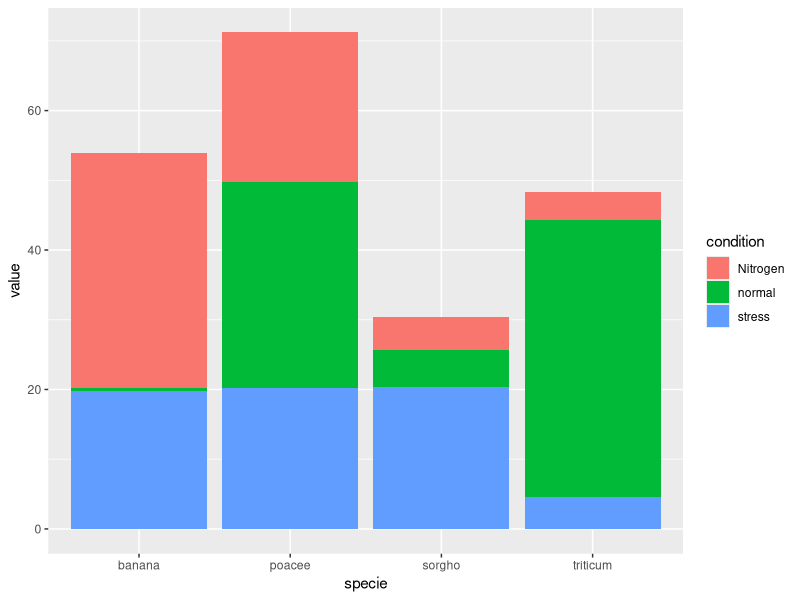

The R source for this figure:
# R Graph Gallery #48: stacked barchart
library(ggplot2)

specie <- c(rep("sorgho" , 3) , rep("poacee" , 3) , rep("banana" , 3) , rep("triticum" , 3) )
condition <- rep(c("normal" , "stress" , "Nitrogen") , 4)
value <- abs(rnorm(12 , 0 , 15))
data <- data.frame(specie,condition,value)

ggplot(data, aes(fill=condition, y=value, x=specie)) +
    geom_bar(position="stack", stat="identity")
